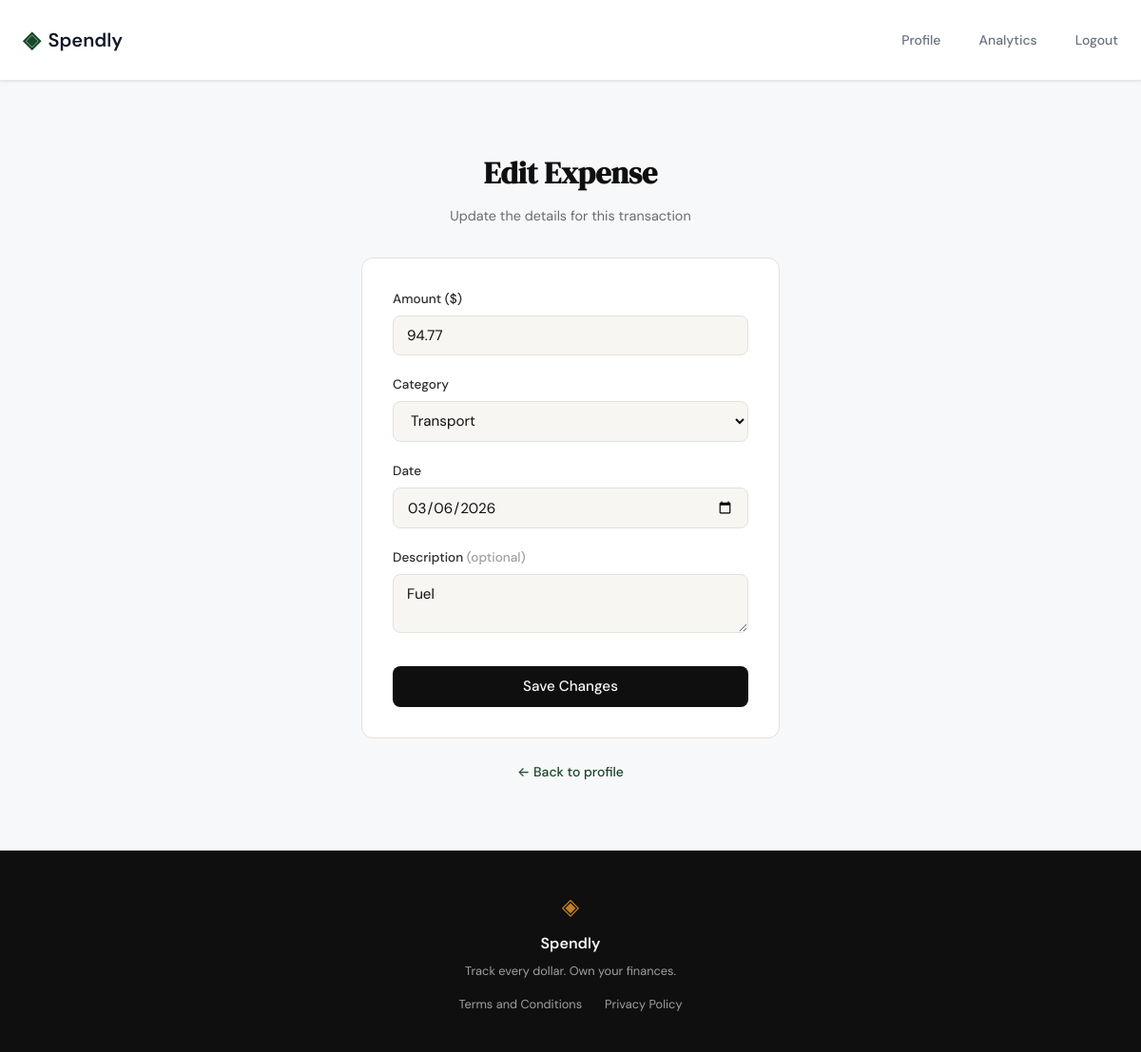
Before: /expenses/37/edit (signed in) with the older database file.
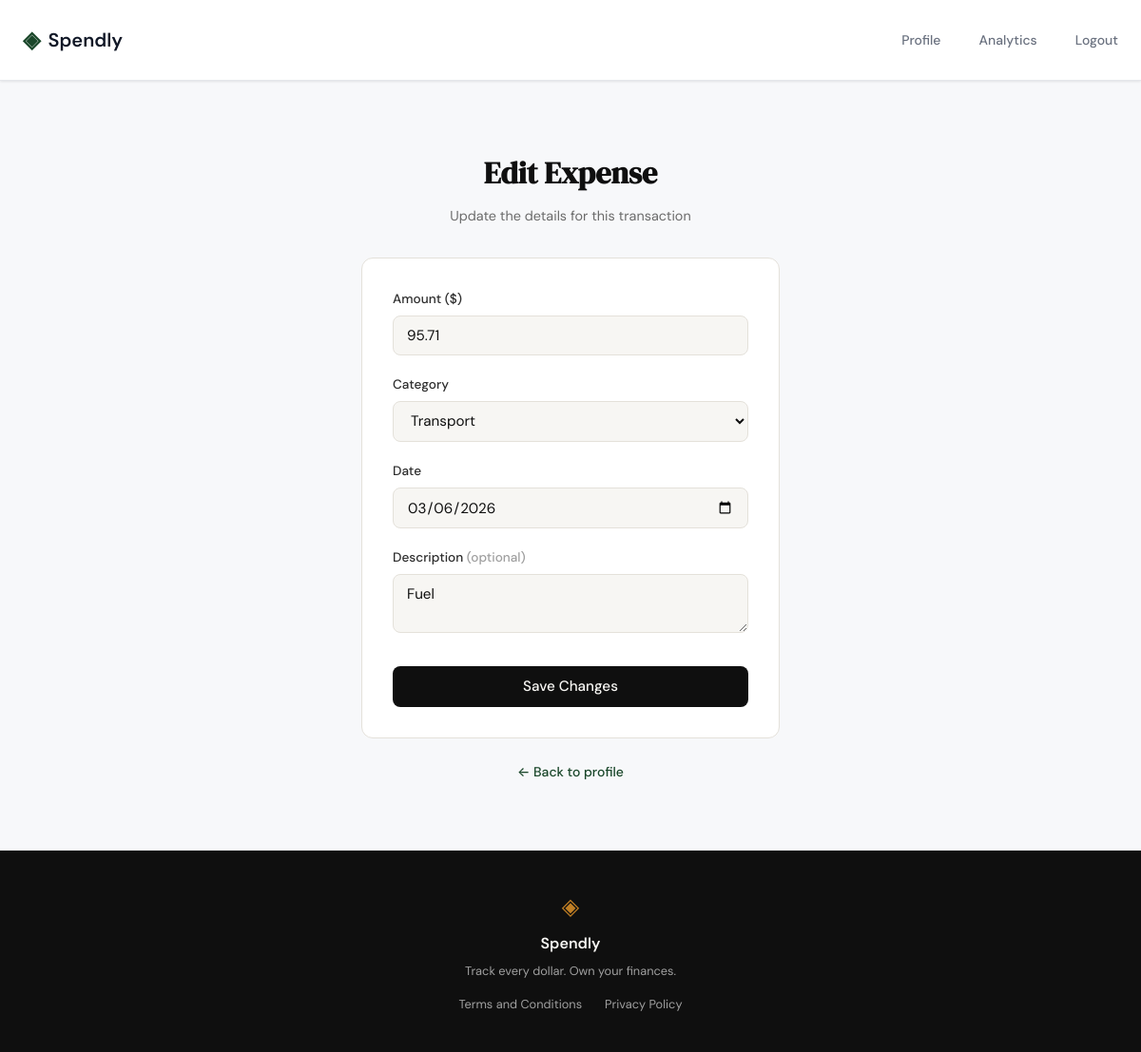
After: the same page with the newer database file.
### tables this page shows
CREATE TABLE expenses (
            id INTEGER PRIMARY KEY AUTOINCREMENT,
            user_id INTEGER NOT NULL REFERENCES users(id),
            amount REAL NOT NULL,
            category TEXT NOT NULL,
            date TEXT NOT NULL,
            description TEXT,
            created_at TEXT DEFAULT (datetime('now'))
        );

### app.py (the view, shortened to what this page needs)
@app.route("/expenses/<int:expense_id>/edit", methods=["GET", "POST"])
def edit_expense(expense_id):
    if "user_id" not in session:
        flash("Please log in to access this page", "warning")
        return redirect(url_for("login"))
    conn = get_db()
    expense = conn.execute(
        "SELECT * FROM expenses WHERE id = ? AND user_id = ?",
        (expense_id, session["user_id"])
    ).fetchone()
    if not expense:
        conn.close()
        flash("Expense not found", "error")
        return redirect(url_for("profile"))
    conn.close()
    return render_template(
        "edit_expense.html",
        expense=expense,
        errors=[],
        categories=EXPENSE_CATEGORIES,
        form={"amount": expense["amount"], "category": expense["category"],
              "date": expense["date"], "description": expense["description"] or ""},
    )

### database/db.py (called while the page is built)
def get_db():
    conn = sqlite3.connect(DB_PATH)
    conn.row_factory = sqlite3.Row
    conn.execute("PRAGMA foreign_keys = ON")
    return conn

### templates/edit_expense.html (shortened to what this page needs)
{% extends "base.html" %}
{% block content %}
<section class="auth-section">
  <div class="auth-container">
    <div class="auth-header">
      <h1 class="auth-title">Edit Expense</h1>
      <p class="auth-subtitle">Update the details for this transaction</p>
    </div>
    <div class="auth-card">
      <form method="POST" action="{{ url_for('edit_expense', expense_id=expense.id) }}">
        <div class="form-group">
          <label for="amount">Amount ($)</label>
          <input type="number" id="amount" name="amount"
                 class="form-input" placeholder="0.00"
                 step="0.01" min="0.01"
                 value="{{ form.amount }}" required autofocus>
        </div>
        <div class="form-group">
          <label for="category">Category</label>
          <select id="category" name="category" class="form-input" required>
            {% for cat in categories %}
            <option value="{{ cat }}" {% if form.category == cat %}selected{% endif %}>{{ cat }}</option>
            {% endfor %}
          </select>
        </div>
        <div class="form-group">
          <label for="date">Date</label>
          <input type="date" id="date" name="date"
                 class="form-input"
                 value="{{ form.date }}" required>
        </div>
        <div class="form-group">
          <label for="description">
            Description <span style="color:var(--ink-faint)">(optional)</span>
          </label>
          <textarea id="description" name="description"
                    class="form-input" rows="2"
                    placeholder="e.g. Grocery shopping">{{ form.description }}</textarea>
        </div>
        <button type="submit" class="btn-submit">Save Changes</button>
      </form>
    </div>
    <p class="auth-switch">
      <a href="{{ url_for('profile') }}">← Back to profile</a>
    </p>
  </div>
</section>
{% endblock %}

Changed rows visible on the page:
changed expenses "Transport": amount "94.77" → "95.71"
